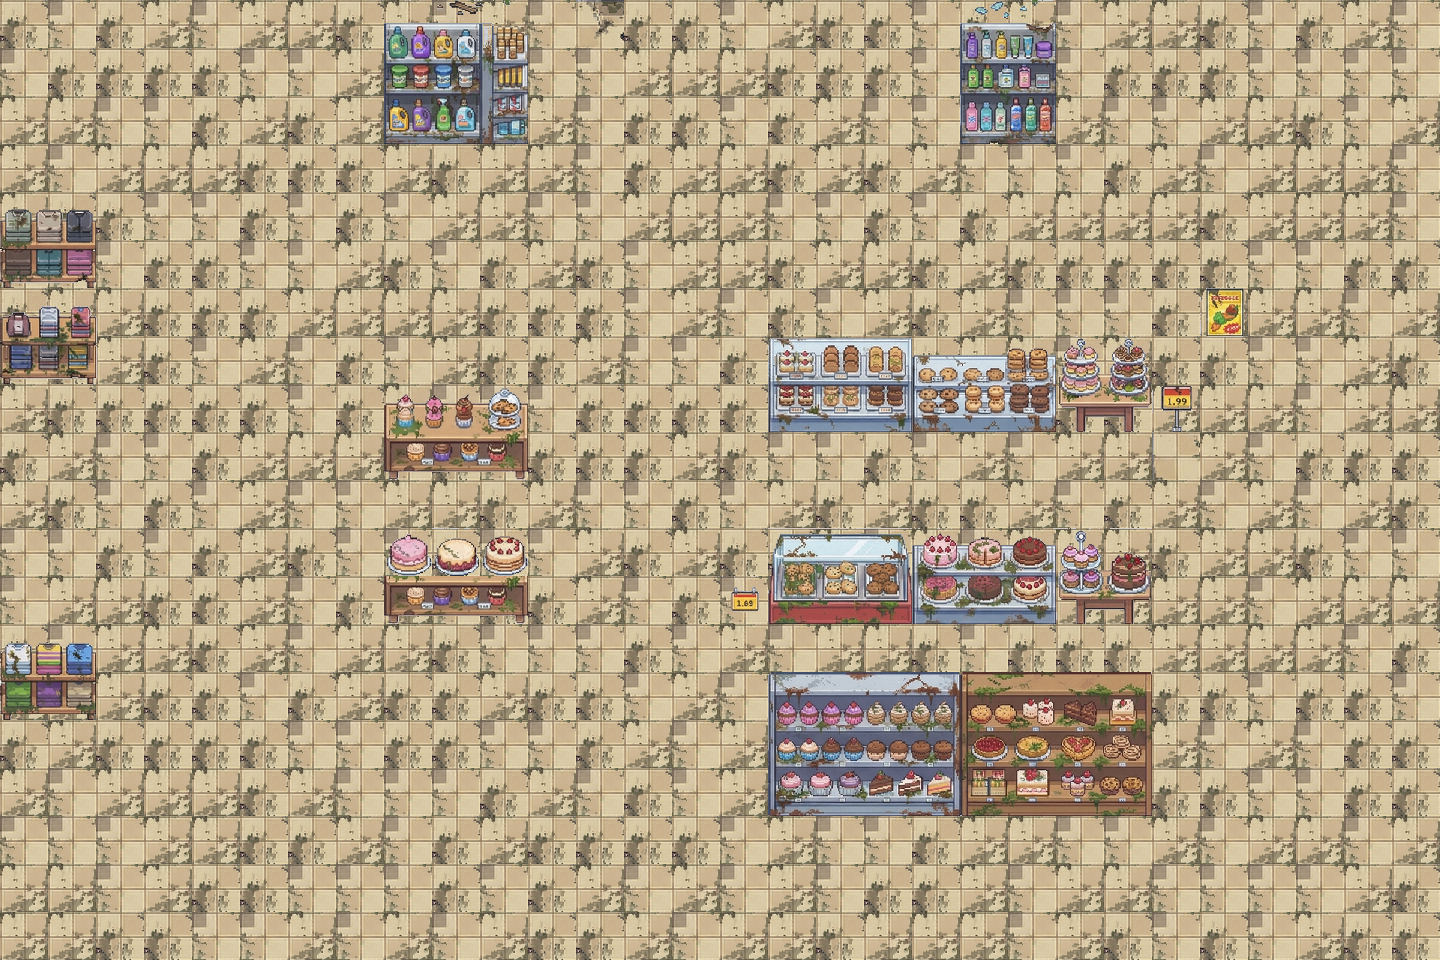

A level layout from a 2D game, rendered from its tile map. Below: a short description, then the map file with its tile-grid data intact:
An orthogonal 30x20 tile map with 48x48 px tiles, 2 tile layers (ground, collision), 5 tilesets.

<map version="1.10" tiledversion="1.12.2" orientation="orthogonal" renderorder="right-down" width="30" height="20" tilewidth="48" tileheight="48" infinite="0" nextlayerid="3" nextobjectid="1">
 <tileset firstgid="1" source="6.tsx" />
 <tileset firstgid="257" source="5.tsx" />
 <tileset firstgid="513" source="3.tsx" />
 <tileset firstgid="769" source="1.tsx" />
 <tileset firstgid="1025" source="8.tsx" />
 <layer id="1" name="ground" width="30" height="20">
  <data encoding="csv">
100,115,100,116,115,116,116,100,116,115,116,115,71,100,100,115,116,100,100,115,100,116,115,116,116,100,115,100,116,115,
115,100,100,100,100,115,115,116,100,115,116,115,115,116,116,116,100,100,100,115,100,116,115,100,100,100,115,115,115,115,
116,116,115,115,100,116,100,116,116,115,116,116,115,100,100,115,100,116,115,115,100,100,116,115,115,116,116,100,115,116,
116,115,116,116,116,100,100,100,116,100,116,116,115,100,116,116,100,116,100,116,115,115,115,100,116,115,116,116,116,115,
116,100,100,115,115,100,115,100,115,116,116,115,115,116,116,116,115,115,100,115,100,116,116,116,116,100,116,116,116,115,
115,115,115,100,100,115,115,116,100,115,100,116,100,115,116,116,100,116,116,100,116,100,100,100,100,100,115,115,100,100,
100,116,116,100,100,100,116,116,116,116,100,100,100,115,116,115,100,115,116,100,116,115,115,115,100,116,116,116,115,116,
115,100,116,100,115,116,115,100,115,116,100,100,116,115,115,100,116,116,100,100,116,116,115,116,100,100,115,115,116,100,
116,100,100,100,100,100,115,100,116,115,115,115,100,100,100,100,116,115,100,116,100,100,100,100,116,116,116,115,116,116,
100,116,115,115,100,116,116,116,115,100,115,100,100,100,116,100,115,115,100,115,116,115,116,116,83,116,115,100,100,100,
116,100,115,100,115,116,115,115,116,116,100,116,115,115,100,115,116,100,116,100,100,116,115,100,116,115,116,115,116,100,
115,115,100,115,100,116,100,115,115,100,115,115,116,100,116,100,100,116,115,116,115,116,116,116,100,116,116,100,115,115,
115,116,116,100,100,116,115,100,116,115,100,100,116,115,100,115,115,100,115,115,100,116,116,116,116,116,115,116,116,116,
100,115,116,116,100,116,115,116,116,100,115,115,115,100,115,116,115,116,116,100,115,100,100,100,116,116,116,116,115,100,
116,116,116,100,100,115,100,116,100,100,116,100,100,115,116,115,116,115,115,115,100,116,115,116,100,100,115,100,100,115,
100,116,100,100,100,100,115,115,100,100,115,115,100,116,115,116,116,116,100,116,100,115,116,100,116,115,116,115,100,100,
116,115,116,116,116,100,116,115,115,115,100,116,115,100,115,116,116,115,100,116,116,115,115,100,100,100,115,115,100,100,
115,115,115,116,116,100,100,116,115,100,116,100,100,100,100,115,116,115,115,100,116,116,115,115,116,115,116,116,115,116,
116,116,115,116,100,100,115,115,115,100,115,100,116,115,116,115,116,115,100,100,116,115,116,116,115,115,115,115,116,100,
116,116,100,100,115,115,116,115,116,115,116,100,100,116,115,116,116,100,116,116,116,115,116,100,115,100,115,116,100,100
</data>
 </layer>
 <layer id="2" name="collision" width="30" height="20">
  <data encoding="csv">
0,0,0,0,0,0,0,0,299,300,301,0,0,0,0,0,0,0,0,0,297,298,0,0,0,0,0,0,0,0,
0,0,0,0,0,0,0,0,315,316,317,0,0,0,0,0,0,0,0,0,313,314,0,0,0,0,0,0,0,0,
0,0,0,0,0,0,0,0,331,332,333,0,0,0,0,0,0,0,0,0,329,330,0,0,0,0,0,0,0,0,
0,0,0,0,0,0,0,0,0,0,0,0,0,0,0,0,0,0,0,0,0,0,0,0,0,0,0,0,0,0,
321,322,0,0,0,0,0,0,0,0,0,0,0,0,0,0,0,0,0,0,0,0,0,0,0,0,0,0,0,0,
337,338,0,0,0,0,0,0,0,0,0,0,0,0,0,0,0,0,0,0,0,0,0,0,0,0,0,0,0,0,
353,354,355,0,0,0,0,0,0,0,0,0,0,0,0,0,0,0,0,0,0,0,0,0,0,793,0,0,0,0,
369,370,371,0,0,0,0,0,0,0,0,0,0,0,0,0,617,618,619,678,679,680,620,621,0,809,0,0,0,0,
0,0,0,0,0,0,0,0,673,674,675,0,0,0,0,0,633,634,635,694,695,696,636,637,829,0,0,0,0,0,
0,0,0,0,0,0,0,0,689,690,691,0,0,0,0,0,0,0,0,0,0,0,0,0,0,0,0,0,0,0,
0,0,0,0,0,0,0,0,0,0,0,0,0,0,0,0,0,0,0,0,0,0,0,0,0,0,0,0,0,0,
0,0,0,0,0,0,0,0,659,645,660,0,0,0,0,0,574,575,576,569,570,571,572,573,0,0,0,0,0,0,
0,0,0,0,0,0,0,0,689,690,691,0,0,0,0,935,590,591,592,585,586,587,588,589,0,0,0,0,0,0,
289,290,0,0,0,0,0,0,0,0,0,0,0,0,0,0,0,0,0,0,0,0,0,0,0,0,0,0,0,0,
305,306,0,0,0,0,0,0,0,0,0,0,0,0,0,0,521,522,523,524,525,526,527,528,0,0,0,0,0,0,
0,0,0,0,0,0,0,0,0,0,0,0,0,0,0,0,537,538,539,540,541,542,543,544,0,0,0,0,0,0,
0,0,0,0,0,0,0,0,0,0,0,0,0,0,0,0,553,554,555,556,557,558,559,560,0,0,0,0,0,0,
0,0,0,0,0,0,0,0,0,0,0,0,0,0,0,0,0,0,0,0,0,0,0,0,0,0,0,0,0,0,
0,0,0,0,0,0,0,0,0,0,0,0,0,0,0,0,0,0,0,0,0,0,0,0,0,0,0,0,0,0,
0,0,0,0,0,0,0,0,0,0,0,0,0,0,0,0,0,0,0,0,0,0,0,0,0,0,0,0,0,0
</data>
 </layer>
</map>
